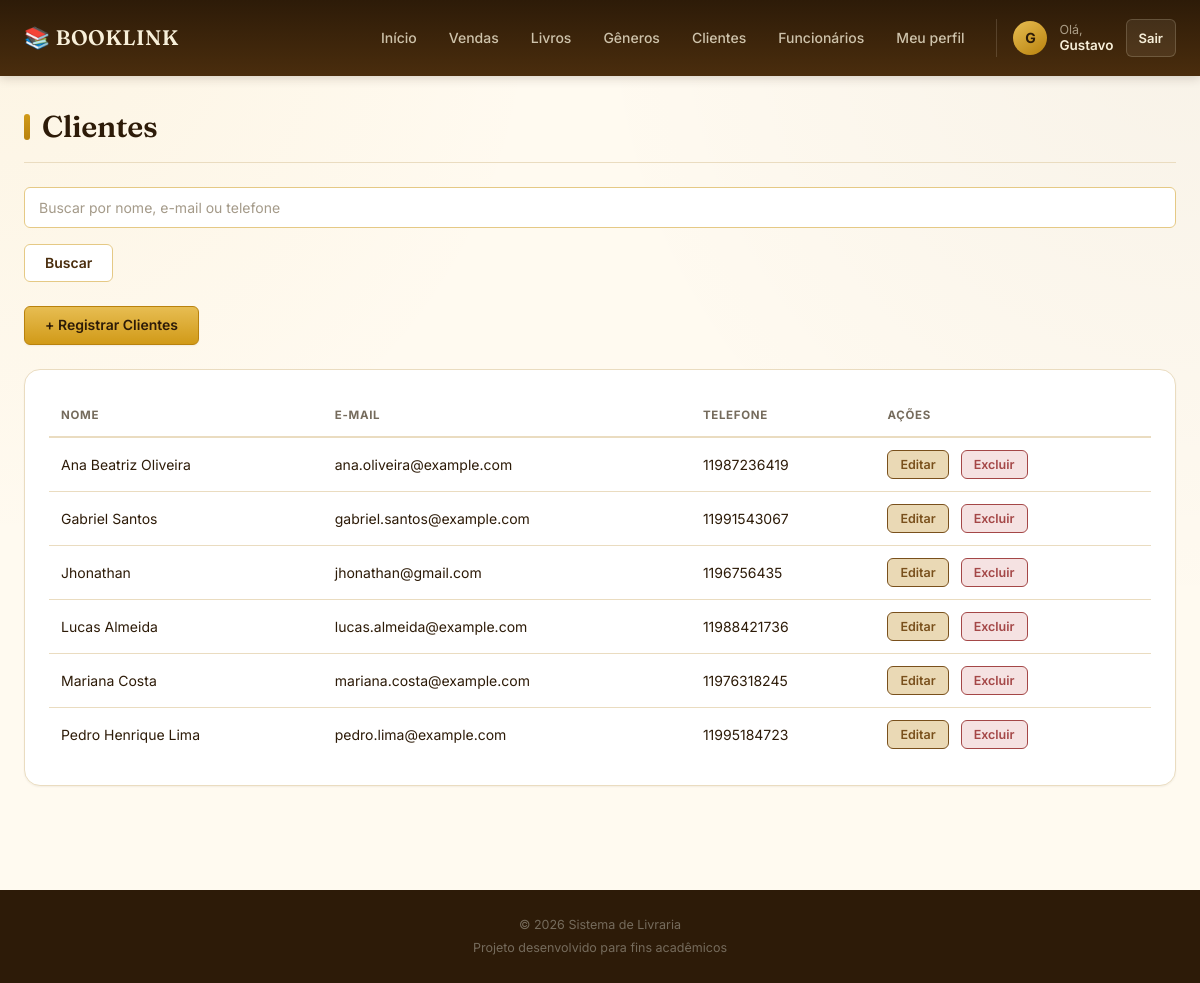
Screenshot of /compradores (signed in) with the database file from the repository.
### models.py (models this page shows)
class Usuario(UserMixin, db.Model):
    __tablename__ = 'usuarios'
    id = db.Column(db.Integer, primary_key=True)
    nome = db.Column(db.String(100), nullable=False)
    email = db.Column(db.String(100), unique=True, nullable=False)
    senha = db.Column(db.String(255), nullable=False)
    tipo = db.Column(
        db.String(20),
        nullable=False,
        default='funcionario'
    )
    empresa_id = db.Column(
        db.Integer,
        db.ForeignKey('empresas.id'),
        nullable=True
    )
    data_cadastro = db.Column(
        db.DateTime,
        default=datetime.now
    )
    vendas = db.relationship(
        'Venda',
        backref='usuario',
        lazy=True
    )

class Comprador(db.Model):
    __tablename__ = 'compradores'
    id = db.Column(db.Integer, primary_key=True)
    nome = db.Column(
        db.String(100),
        nullable=False
    )
    email = db.Column(
        db.String(100),
        nullable=False
    )
    telefone = db.Column(
        db.String(20),
        nullable=True
    )
    empresa_id = db.Column(
        db.Integer,
        db.ForeignKey('empresas.id'),
        nullable=False
    )
    data_cadastro = db.Column(
        db.DateTime,
        default=datetime.now
    )
    vendas = db.relationship(
        'Venda',
        backref='comprador',
        lazy=True
    )

### routes/compradores.py (the view, shortened to what this page needs)
@compradores_bp.route('/compradores')
@login_required
def listar_compradores():
    busca = request.args.get(
        'busca',
        ''
    ).strip()
    query = Comprador.query.filter_by(
        empresa_id=current_user.empresa_id
    )
    compradores = query.order_by(
        Comprador.nome
    ).all()
    return render_template(
        'compradores/compradores.html',
        compradores=compradores,
        busca=busca
    )

### app.py (called while the page is built)
@lm.user_loader
def user_loader(id):
    usuario = Usuario.query.filter_by(
        id=id
    ).first()
    return usuario

### templates/compradores/compradores.html (shortened to what this page needs)
{% extends "base.html" %}
{% block content %}
<h1 class="titulo-pagina">
    Clientes
</h1>
<form
    method="GET"
    action="{{ url_for('compradores.listar_compradores') }}"
>
    <div class="campo">
        <input
            type="text"
            name="busca"
            placeholder="Buscar por nome, e-mail ou telefone"
            value="{{ busca }}"
        >
    </div>
    <button
        type="submit"
        class="botao"
    >
        Buscar
    </button>
</form>
<br>
<a
    class="botao botao-adicionar"
    href="{{ url_for('compradores.registrar_compradores') }}"
>
    + Registrar Clientes
</a>
<br>
<br>
<div class="table-container">
    <table>
        <thead>
            <tr>
                <th>Nome</th>
                <th>E-mail</th>
                <th>Telefone</th>
                <th>Ações</th>
            </tr>
        </thead>
        <tbody>
            {% for comprador in compradores %}
            <tr>
                <td>
                    {{ comprador.nome }}
                </td>
                <td>
                    {{ comprador.email }}
                </td>
                <td>
                    {{ comprador.telefone }}
                </td>
                <td>
                    <a
                        class="botao botao-editar"
                        href="{{ url_for(
                            'compradores.editar_comprador',
                            id=comprador.id
                        ) }}"
                    >
                        Editar
                    </a>
                    <a
                        class="botao botao-excluir"
                        href="{{ url_for(
                            'compradores.deletar_compradores',
                            id=comprador.id
                        ) }}"
                        onclick="return confirm(
                            'Tem certeza que deseja excluir este comprador?'
                        )"
                    >
                        Excluir
                    </a>
                </td>
            </tr>
            {% endfor %}
        </tbody>
    </table>
</div>
{% endblock %}

### templates/base.html (shortened to what this page needs)
<!DOCTYPE html>
<html lang="pt-br">
<head>
<link rel="stylesheet" href="{{ url_for('static', filename='style.css') }}">
</head>
<body>
<header class="header">
    <div class="header-container">
        <a href="{{ url_for('home') }}" class="logo">
            📚 BOOKLINK
        </a>
        <nav class="nav">
            <a href="{{ url_for('homeAdm.homeAdm') }}">
                Início
            </a>
            <a href="{{ url_for('vendas.nova_venda') }}">
                Vendas
            </a>
            <a href="{{ url_for('livros.listar_livros') }}">
                Livros
            </a>
            <a href="{{ url_for('generos.listar_generos') }}">
                Gêneros
            </a>
            <a href="{{ url_for('compradores.listar_compradores') }}">
                Clientes
            </a>
            {% if current_user.tipo in ['dono', 'admin_empresa'] %}
                <a href="{{ url_for('funcionarios.listar_funcionarios') }}">
                    Funcionários
                </a>
            {% endif %}
            <a href="{{ url_for('funcionarios.editar_funcionarios', id=current_user.id) }}">
                Meu perfil
            </a>
            {% if current_user.is_authenticated %}
                <div class="user-area">
                    <div class="user-avatar">
                        {{ current_user.nome[0]|upper }}
                    </div>
                    <div class="user-info">
                        <span>Olá,</span>
                        <strong>{{ current_user.nome }}</strong>
                    </div>
                    <a href="{{ url_for('logout') }}" class="logout-btn">
                        Sair
                    </a>
                </div>
            {% endif %}
        </nav>
    </div>
</header>
<main class="container">
    {% block content %}
    {% endblock %}
</main>
<footer class="footer">
    <p>
        © 2026 Sistema de Livraria
    </p>
    <p>
        Projeto desenvolvido para fins acadêmicos
    </p>
</footer>
</body>
</html>

### rows the page displays
Usuario: nome "G", nome "Gustavo"
Comprador: nome "Ana Beatriz Oliveira", email "ana.oliveira@example.com", telefone "11987236419"
Comprador: nome "Gabriel Santos", email "gabriel.santos@example.com", telefone "11991543067"
Comprador: nome "Jhonathan", email "jhonathan@gmail.com", telefone "1196756435"
Comprador: nome "Lucas Almeida", email "lucas.almeida@example.com", telefone "11988421736"
Comprador: nome "Mariana Costa", email "mariana.costa@example.com", telefone "11976318245"
Comprador: nome "Pedro Henrique Lima", email "pedro.lima@example.com", telefone "11995184723"
